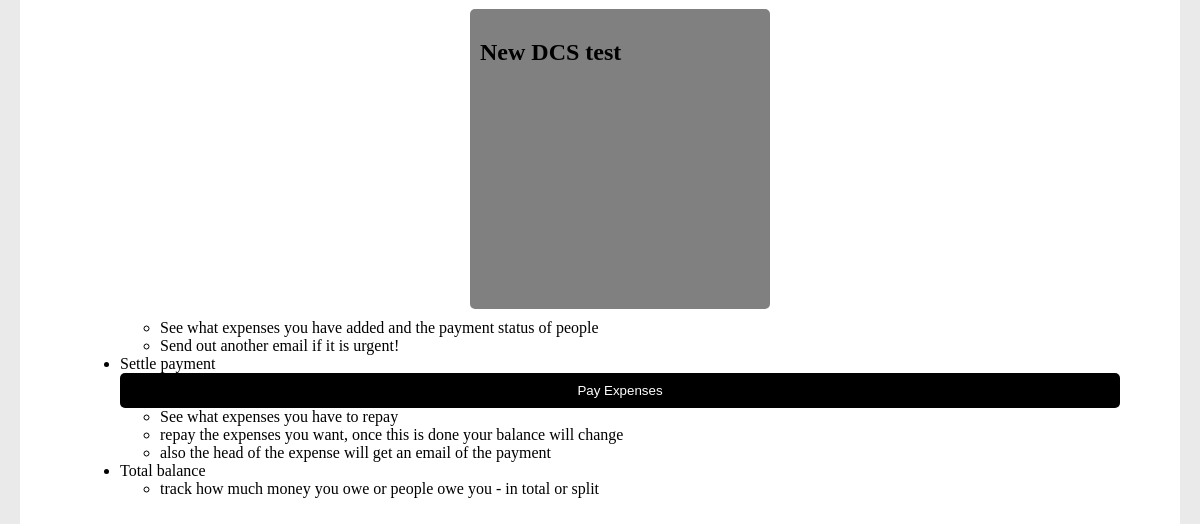
Page /index.php?done=success (signed in, lower part) on the earlier database version.
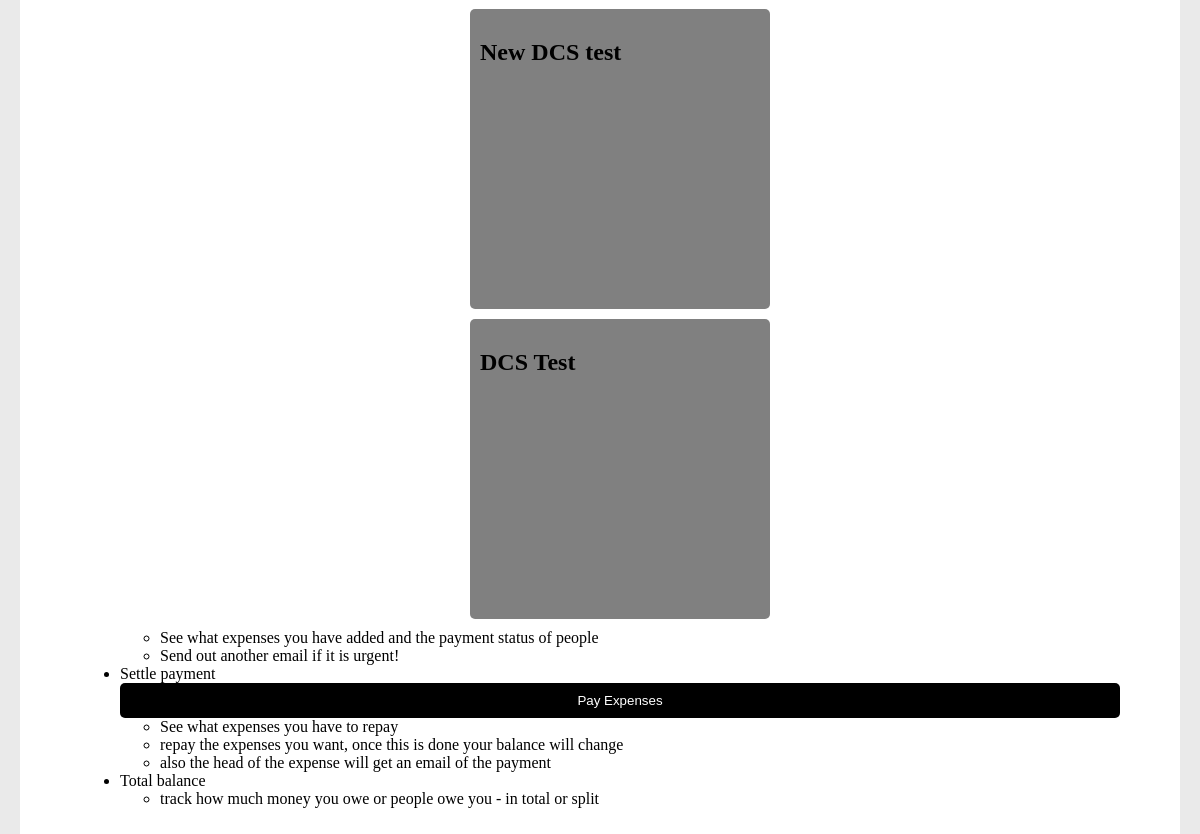
Same page on the later database version.
### tables this page shows
CREATE TABLE Expenses (
  ExpenseID INTEGER PRIMARY KEY,
  UserID INTEGER,
  Name TEXT,
  DateCreated DATE
);

### my_expense.php (the view, shortened to what this page needs)
<?php
$userID = $_SESSION['userID'];
$db = new SQLite3('todo.db');
$stmt = $db->prepare("SELECT * FROM Expenses Where UserID = :userID;");
$stmt->bindValue(':userID', $userID, SQLITE3_INTEGER);
$result = $stmt->execute();
while ($row = $result->fetchArray()) {
  $name = "{$row['Name']}";
  ?><div class='my_expense' onclick='location.href="open_my_expense.php";'><?php
    echo "<h2>$name</h2> <br>";
    echo "</div>";
}
 ?>

### header.php (shortened to what this page needs)
<!DOCTYPE html>
<html lang="en" dir="ltr">
  <head>
    <link rel="stylesheet" href="css/main.css" type="text/css" charset="utf-8">
  </head>
  <body>

### index.php (shortened to what this page needs)
<?php require 'header.php'; ?>
  <main>
    <?php
      if (isset($_SESSION['userID'])) {
        require 'logged_in.php';
      }
      else {
        require 'logged_out.php';
      } ?>
  </main>

### logged_in.php (shortened to what this page needs)
<main>
  <ul>
    <?php require 'my_expense.php'; ?>
    <ul>
      <li>See what expenses you have added and the payment status of people</li>
      <li>Send out another email if it is urgent!</li>
    </ul>
    <li>Settle payment</li>
    <form class="" action="pay_expense.php" method="post">
      <button type="submit" name="pay-expense">Pay Expenses</button>
    </form>
    <ul>
      <li>See what expenses you have to repay</li>
      <li>repay the expenses you want, once this is done your balance will change</li>
      <li>also the head of the expense will get an email of the payment</li>
    </ul>
    <li>Total balance</li>
    <ul>
      <li>track how much money you owe or people owe you - in total or split</li>
    </ul>
  </ul>
</main>

### css/main.css (style rules this page uses)
.my_expense { margin: auto; margin-bottom: 10px; width: 280px; height: 280px; border-radius: 5px; background: grey; padding: 10px ; }
main { margin: 20px 20px 20px 20px; padding: 10px 20px 10px 20px; border-radius: 15px; background: white; }
body { margin: 0px; padding: 0px; background-image: url("switch6457.png"); background-color: #eaeaea; background-size: 100%; }
button { background-color: black; border: none; cursor: pointer; width: 100%; color: white; padding-top: 10px; padding-bottom: 10px; border-radius: 5px; }

Differences in the rows shown:
added expenses: Name "DCS Test"
